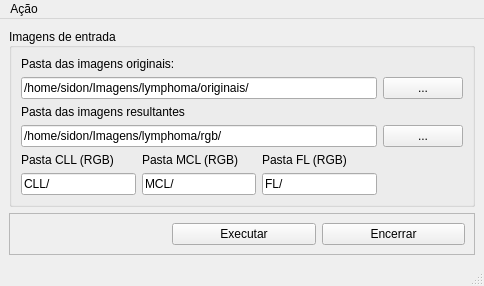
<?xml version="1.0" encoding="UTF-8"?>
<ui version="4.0">
 <class>MainWindow</class>
 <widget class="QMainWindow" name="MainWindow">
  <property name="geometry">
   <rect>
    <x>0</x>
    <y>0</y>
    <width>484</width>
    <height>267</height>
   </rect>
  </property>
  <property name="sizePolicy">
   <sizepolicy hsizetype="Expanding" vsizetype="Expanding">
    <horstretch>0</horstretch>
    <verstretch>0</verstretch>
   </sizepolicy>
  </property>
  <property name="windowTitle">
   <string>Wavelets</string>
  </property>
  <property name="autoFillBackground">
   <bool>false</bool>
  </property>
  <property name="documentMode">
   <bool>true</bool>
  </property>
  <property name="dockNestingEnabled">
   <bool>false</bool>
  </property>
  <property name="dockOptions">
   <set>QMainWindow::AllowTabbedDocks|QMainWindow::AnimatedDocks|QMainWindow::VerticalTabs</set>
  </property>
  <widget class="QWidget" name="centralwidget">
   <layout class="QGridLayout" name="gridLayout_3">
    <item row="1" column="0">
     <widget class="QFrame" name="frame">
      <property name="frameShape">
       <enum>QFrame::StyledPanel</enum>
      </property>
      <property name="frameShadow">
       <enum>QFrame::Raised</enum>
      </property>
      <layout class="QGridLayout" name="gridLayout_6">
       <item row="0" column="2">
        <widget class="QPushButton" name="btEncerrar">
         <property name="text">
          <string>Encerrar</string>
         </property>
        </widget>
       </item>
       <item row="0" column="1">
        <widget class="QPushButton" name="btExecutar">
         <property name="text">
          <string>Executar</string>
         </property>
        </widget>
       </item>
       <item row="0" column="0">
        <spacer name="verticalSpacer">
         <property name="orientation">
          <enum>Qt::Vertical</enum>
         </property>
         <property name="sizeHint" stdset="0">
          <size>
           <width>153</width>
           <height>23</height>
          </size>
         </property>
        </spacer>
       </item>
      </layout>
     </widget>
    </item>
    <item row="0" column="0">
     <widget class="QGroupBox" name="gbimg_in">
      <property name="autoFillBackground">
       <bool>false</bool>
      </property>
      <property name="title">
       <string>Imagens de entrada  </string>
      </property>
      <property name="alignment">
       <set>Qt::AlignLeading|Qt::AlignLeft|Qt::AlignVCenter</set>
      </property>
      <property name="flat">
       <bool>true</bool>
      </property>
      <layout class="QGridLayout" name="gridLayout_4">
       <item row="1" column="3">
        <widget class="QPushButton" name="btImagens">
         <property name="sizePolicy">
          <sizepolicy hsizetype="Minimum" vsizetype="Preferred">
           <horstretch>0</horstretch>
           <verstretch>0</verstretch>
          </sizepolicy>
         </property>
         <property name="text">
          <string>...</string>
         </property>
        </widget>
       </item>
       <item row="4" column="1">
        <widget class="QLabel" name="label_4">
         <property name="text">
          <string>Pasta MCL (RGB)</string>
         </property>
        </widget>
       </item>
       <item row="4" column="2">
        <widget class="QLabel" name="label_6">
         <property name="text">
          <string>Pasta FL (RGB)</string>
         </property>
        </widget>
       </item>
       <item row="4" column="0">
        <widget class="QLabel" name="label_3">
         <property name="text">
          <string>Pasta CLL (RGB)</string>
         </property>
        </widget>
       </item>
       <item row="5" column="1">
        <widget class="QLineEdit" name="leT1">
         <property name="text">
          <string>MCL/</string>
         </property>
        </widget>
       </item>
       <item row="5" column="2">
        <widget class="QLineEdit" name="leTarget2">
         <property name="text">
          <string>FL/</string>
         </property>
        </widget>
       </item>
       <item row="5" column="0">
        <widget class="QLineEdit" name="leTarget0">
         <property name="text">
          <string>CLL/</string>
         </property>
        </widget>
       </item>
       <item row="1" column="0" colspan="3">
        <widget class="QLineEdit" name="leMainPath">
         <property name="sizePolicy">
          <sizepolicy hsizetype="Expanding" vsizetype="Preferred">
           <horstretch>0</horstretch>
           <verstretch>0</verstretch>
          </sizepolicy>
         </property>
         <property name="text">
          <string>/home/sidon/Imagens/lymphoma/originais/</string>
         </property>
        </widget>
       </item>
       <item row="3" column="0" colspan="3">
        <widget class="QLineEdit" name="leResultPath">
         <property name="text">
          <string>/home/sidon/Imagens/lymphoma/rgb/</string>
         </property>
        </widget>
       </item>
       <item row="0" column="0" colspan="2">
        <widget class="QLabel" name="label">
         <property name="sizePolicy">
          <sizepolicy hsizetype="Preferred" vsizetype="Preferred">
           <horstretch>0</horstretch>
           <verstretch>0</verstretch>
          </sizepolicy>
         </property>
         <property name="text">
          <string>Pasta das imagens originais:</string>
         </property>
        </widget>
       </item>
       <item row="2" column="0" colspan="2">
        <widget class="QLabel" name="label_2">
         <property name="text">
          <string>Pasta das imagens resultantes</string>
         </property>
        </widget>
       </item>
       <item row="3" column="3">
        <widget class="QPushButton" name="btResultPath">
         <property name="text">
          <string>...</string>
         </property>
        </widget>
       </item>
      </layout>
     </widget>
    </item>
   </layout>
  </widget>
  <widget class="QMenuBar" name="menuBar">
   <property name="geometry">
    <rect>
     <x>0</x>
     <y>0</y>
     <width>484</width>
     <height>18</height>
    </rect>
   </property>
   <widget class="QMenu" name="menuA_o">
    <property name="title">
     <string>Ação</string>
    </property>
    <addaction name="actionIncluir"/>
    <addaction name="actionExecutar"/>
    <addaction name="separator"/>
    <addaction name="actionEncerrara"/>
   </widget>
   <addaction name="menuA_o"/>
  </widget>
  <widget class="QStatusBar" name="statusBar"/>
  <action name="actionExecutar">
   <property name="text">
    <string>Executar</string>
   </property>
  </action>
  <action name="actionEncerrara">
   <property name="text">
    <string>Encerrar</string>
   </property>
  </action>
  <action name="actionIncluir">
   <property name="text">
    <string>Salvar</string>
   </property>
  </action>
 </widget>
 <resources/>
 <connections/>
</ui>
